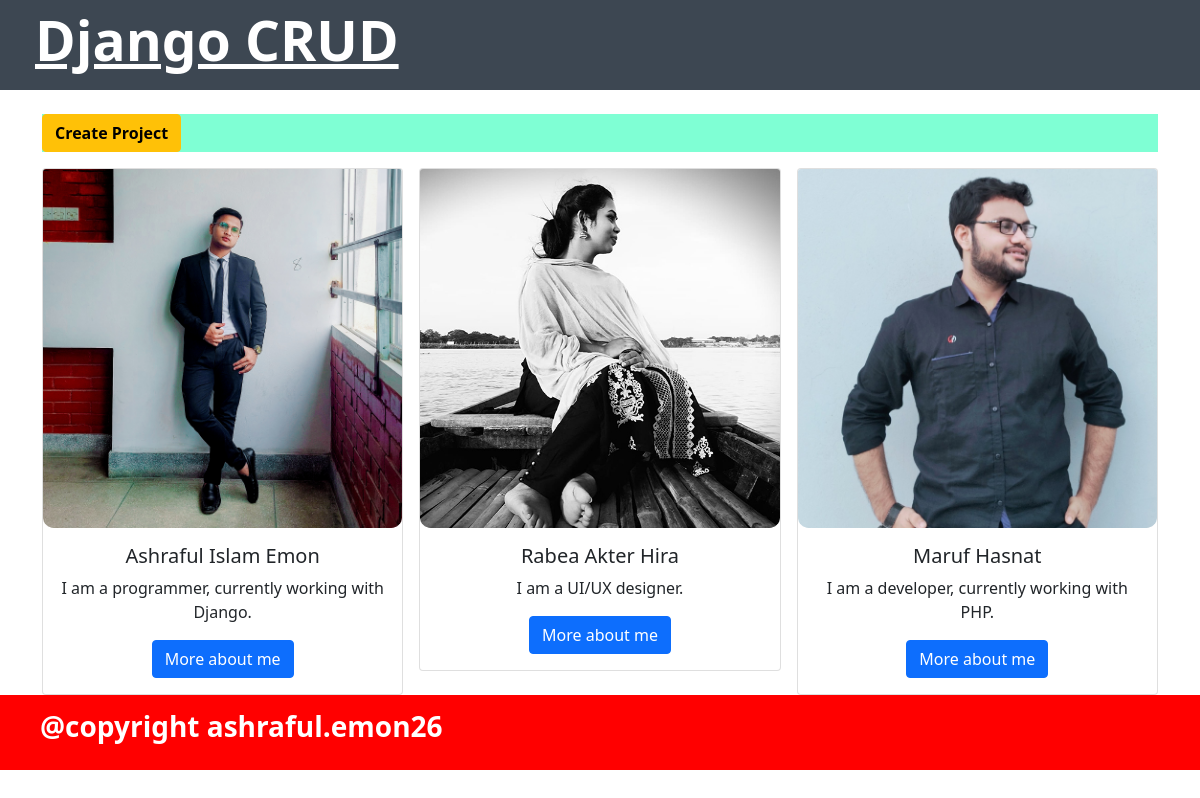
The page / on the database its author committed.
### projects/models.py (models this page shows, shortened)
class Project(models.Model):
    title = models.CharField(max_length = 100)
    bio = models.CharField(max_length = 150, null = True, blank = True)
    description = models.TextField(null = True, blank = True)
    qualification = models.CharField(max_length = 150, null = True, blank = True)
    institute = models.CharField(max_length = 150, null = True, blank = True)
    skils = models.CharField(max_length = 150, null = True, blank = True)
    contact = models.CharField(max_length = 60, null = True, blank = True)
    featured_image = models.ImageField(null = True, blank = True, default= "default.jpg")
    tag = models.ManyToManyField('Tag', blank=True)
    id = models.UUIDField(default= uuid.uuid4, unique = True, primary_key = True, editable = "False")

### projects/views.py (the view)
# urls.py: path('',include('projects.urls'))
def projects(request):
    data = Project.objects.all()
    context = {'projects':data}
    return render(request, 'pages/projects.html', context)

### projects/templates/pages/projects.html (shortened to what this page needs)
<!DOCTYPE html>
<html lang="en">
<head>
</head>
<body>
{% extends 'main.html' %}
{% block content %}
{% load static %}
<div class="container">
  <br>
  <p class="create-project"><a href="{% url 'create-project' %}" class="btn btn-warning"><b>Create Project</b></a></p>
  <div class="row g-3">
      {% for project in projects %}
          <div class="col-12 col-md-6 col-lg-4">
            <div class="card text-center">
              <img src="{{ project.featured_image }}" class="card-img-top" alt="{{project.title}}">
              <div class="card-body">
                <h5 class="card-title">{{project.title}}</h5>
                <p class="card-text">{{project.bio}}</p>
                <a href="{% url 'project' project.id %}" class="btn btn-primary">More about me</a>
              </div>
            </div>
          </div>
      {% endfor %}
    </div>
  </div>
</html>
{% endblock content %}

### templates/main.html (shortened to what this page needs)
<!DOCTYPE html>
{% load static %}
<html lang="en">
<head>
    <link rel="stylesheet" href="{% static 'style/main.css' %}">
    <link rel="stylesheet" href="{% static 'style/single-project.css' %}">
    <link rel="stylesheet" href="{% static 'style/navv.css' %}">
    <link rel="stylesheet" href="{% static 'style/project-form.css' %}">
    <link rel="stylesheet" href="{% static 'style/delete-project.css' %}">
    <link href="https://cdn.jsdelivr.net/npm/bootstrap@5.1.3/dist/css/bootstrap.min.css" rel="stylesheet">
</head>
<body>
    {% include 'navbar.html' %}
    {% block content %}
    {% endblock content %}
    <div class="fotter">
        <p><b>@copyright ashraful.emon26</b></p>
    </div>
</body>
</html>

### templates/navbar.html (shortened to what this page needs)
<!DOCTYPE html>
{% load static %}
<html lang="en">
<head>
</head>
<body>
    <nav>
        <a href="{% url 'projects' %}" class="nav-title">Django CRUD</a>
    </nav>
</body>
</html>

### static/style/main.css (style rules this page uses)
body { font-family: -apple-system, BlinkMacSystemFont, 'Segoe UI', Roboto, Oxygen, Ubuntu, Cantarell, 'Open Sans', 'Helvetica Neue', sans-serif ; }
.card-img-top { border-radius: 3%; }
.fotter { height: 75px; width: 100%; margin-left: 20px; font-size: 28px; color: white; background-color: rgb(255, 0, 0); margin-left: 0px; padding-left: 40px; padding-top: 10px; }

### static/style/navv.css (style rules this page uses)
* { padding: 0; margin: 0; text-decoration: none; list-style: none; box-sizing: border-box; }
body { font-family: 'Montserrat', sans-serif; }
nav { height: 90px; width: 100%; background: #3d4752; }
.nav-title { font-size: 55px; font-weight: bold; color: white; padding:0 35px; line-height: 80px; }
.create-project { background-color: aquamarine; }

### static/style/project-form.css (style rules this page uses)
* { box-sizing: border-box; }

### rows shown on the page
Project: featured_image (picture), title "Ashraful Islam Emon", bio "I am a programmer, currently working with Django."
Project: featured_image (picture), title "Rabea Akter Hira", bio "I am a UI/UX designer."
Project: featured_image (picture), title "Maruf Hasnat", bio "I am a developer, currently working with PHP."
